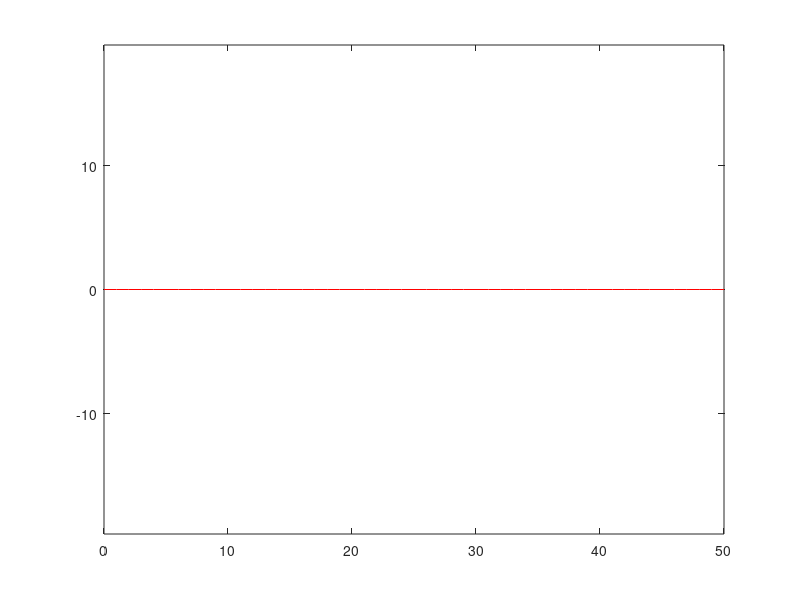

MATLAB code to generate this figure: (Note: this script raises an error after producing the figure.)
%make desired chi angle for path
omega    = 2*pi/60; % rad/s of course angle chi
DT       = 1;       % s, step size in path planner
t = 0:DT:50;
% negative rotation = cw from -x axis
% chi = 0:-omega*DT:-max(t)*omega;
% Debuggin chi = 0 degrees, follow human behind
chi = zeros(1,size(t,2));

%test plot to make sure direction and positioning are correct
plot(t,chi,'r')
axis equal

%save as timeseries into human structure
Chi = timeseries(chi,t);

% save as .mat for later ;)
save('ChiFollowing.mat','Chi')